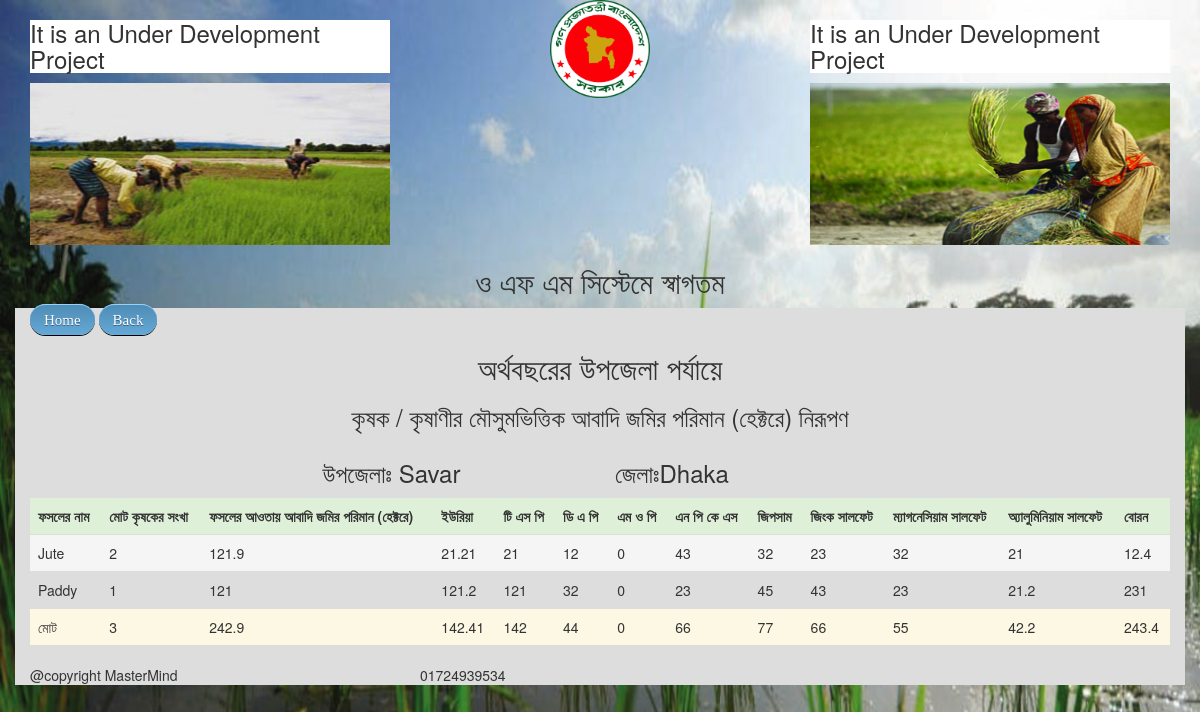
/sheet4_view.php (signed in), run on the app's committed database.
### tables this page shows
CREATE TABLE IF NOT EXISTS `subdistrict` (
  `id` int(13) NOT NULL AUTO_INCREMENT,
  `name` text NOT NULL,
  `dist_id` int(13) NOT NULL,
  PRIMARY KEY (`id`)
);

CREATE TABLE IF NOT EXISTS `district` (
  `id` int(13) NOT NULL AUTO_INCREMENT,
  `name` text NOT NULL,
  PRIMARY KEY (`id`)
);

CREATE TABLE IF NOT EXISTS `sheet3` (
  `id` int(13) NOT NULL AUTO_INCREMENT,
  `ecoyear` int(13) NOT NULL,
  `district` int(13) NOT NULL,
  `subdistrict` int(13) NOT NULL,
  `union_id` int(13) NOT NULL,
  `season` int(2) NOT NULL,
  `crop` int(13) NOT NULL,
  `farmers` int(13) NOT NULL,
  `land` double NOT NULL,
  `submitting_date` date NOT NULL,
  `aez` text NOT NULL,
  `boron` double NOT NULL,
  `alluminium_salfet` double NOT NULL,
  `magnesium_salfet` double NOT NULL,
  `zinc_salfet` double NOT NULL,
  `jipsam` double NOT NULL,
  `mpks` double NOT NULL,
  `mop` double NOT NULL,
  `dmp` double NOT NULL,
  `tsp` double NOT NULL,
  `uria` double NOT NULL,
  PRIMARY KEY (`id`)
);

CREATE TABLE IF NOT EXISTS `crop` (
  `id` int(13) NOT NULL AUTO_INCREMENT,
  `name` text NOT NULL,
  PRIMARY KEY (`id`)
);

### right_control.php (called while the page is built, shortened)
<?php
if (isset($_SESSION['id'])) {
    $id = $_SESSION['id'];
} else {
    $_SESSION['error_msg'] = "You Need to login first to use this application ";
    header("location:index.php");
}
?>

### report/sheet4_view.php (the view, shortened to what this page needs)
<?php
$query = mysql_query("SELECT * FROM user WHERE id= $id");
while ($row = mysql_fetch_array($query)) {
    $dist_id = $row['district'];
    $subdist_id = $row['subdistrict'];
}
$query = mysql_query("SELECT name FROM district WHERE id='" . $dist_id . "'");
if ($query) {
    $row = mysql_fetch_array($query);
    $district = $row['name'];
}
$query = mysql_query("SELECT name FROM subdistrict WHERE id='" . $subdist_id . "'");
if ($query) {
    $row = mysql_fetch_array($query);
    $subdistrict = $row['name'];
}
?>
<div class="row">
    <div class="col-md-12">
        <div class="center-align">
            <?php echo"<h2>" . $_SESSION['ecoyear'] . " অর্থবছরের উপজেলা পর্যায়ে </h2>" ?>
            <h3>কৃষক / কৃষাণীর মৌসুমভিত্তিক আবাদি জমির পরিমান (হেক্টরে) নিরূপণ</h3>
        </div>
    </div>
</div>
<div class="row">
    <div class="col-md-3">
    </div>
    <div class="col-md-3">
        <?php echo '<h3> উপজেলাঃ ' . $subdistrict . "</h3>"; ?>
    </div>
    <div class="col-md-3">
        <?php echo '<h3> জেলাঃ' . $district . "</h3>"; ?>
    </div>
    <div class="col-md-3">
    </div>
</div>
<div class="row">
    <div class="col-md-12">
        <table class="table table-responsive table-hover">
            <tr class="success">
                <th>ফসলের নাম</th>
                <th>মোট কৃষকের সংখা</th>
                <th>ফসলের আওতায় আবাদি জমির পরিমান (হেক্টরে)</th>
                <th>ইউরিয়া</th>
                <th>টি এস পি</th>
                <th>ডি এ পি</th>
                <th>এম ও পি</th>
                <th>এন পি কে এস</th>
                <th>জিপসাম</th>
                <th>জিংক সালফেট</th>
                <th>ম্যাগনেসিয়াম সালফেট</th>
                <th>অ্যালুমিনিয়াম সালফেট</th>
                <th>বোরন</th>
            </tr>
            <?php
            $rc = 0;
            $farmers = 0;
            $land = 0;
            $uria = 0;
            $tsp = 0;
            $dmp = 0;
            $mop = 0;
            $mpks = 0;
            $jipsam = 0;
            $zinc_salfet = 0;
            $magnesium_salfet = 0;
            $aluminum_salfet = 0;
            $boron = 0;
            $query = mysql_query("SELECT * FROM `sheet3`WHERE subdistrict ='" . $subdist_id . "'ORDER BY id");
            while ($row = mysql_fetch_array($query)) {
                if (($rc == 0) || ($rc % 2 == 0))
                    Echo"<tr class='active'>";
                else
                    Echo"<tr class='sucess'>";
                $crop = $row['crop'];
                $sql = mysql_query("SELECT * FROM `crop`WHERE id ='" . $crop . "'");
                $data = mysql_fetch_array($sql);
                Echo "<td>" . $data['name'] . "</td>";
                Echo "<td>" . $row['farmers'] . "</td>";
                Echo "<td>" . $row['land'] . "</td>";
                Echo "<td>" . $row['uria'] . "</td>";
                Echo "<td>" . $row['tsp'] . "</td>";
                Echo "<td>" . $row['dmp'] . "</td>";
                Echo "<td>" . $row['mop'] . "</td>";
                Echo "<td>" . $row['mpks'] . "</td>";
                Echo "<td>" . $row['jipsam'] . "</td>";
                Echo "<td>" . $row['zinc_salfet'] . "</td>";
                Echo "<td>" . $row['magnesium_salfet'] . "</td>";
                Echo "<td>" . $row['alluminium_salfet'] . "</td>";
                Echo "<td>" . $row['boron'] . "</td>";
                Echo"</tr>";
                $farmers +=$row['farmers'];
                $land += $row['land'];
                $uria += $row['uria'];
                $tsp += $row['tsp'];
                $dmp +=$row['dmp'];
                $mop += $row['mop'];
                $mpks += $row['mpks'];
                $jipsam += $row['jipsam'];
                $zinc_salfet += $row['zinc_salfet'];
                $magnesium_salfet += $row['magnesium_salfet'];
                $aluminum_salfet += $row['alluminium_salfet'];
                $boron += $row['boron'];
                $rc++;
            }
            Echo"<tr class='warning'>";
            Echo "<td>মোট</td> ";
            Echo "<td>" . $farmers . "</td> ";
            Echo "<td>" . $land . "</td> ";
            Echo "<td>" . $uria . "</td> ";
            Echo "<td>" . $tsp . "</td> ";
            Echo "<td>" . $dmp . "</td> ";
            Echo "<td>" . $mop . "</td> ";
            Echo "<td>" . $mpks . "</td> ";
            Echo "<td>" . $jipsam . "</td> ";
            Echo "<td>" . $zinc_salfet . "</td> ";
            Echo "<td>" . $magnesium_salfet . "</td> ";
            Echo "<td>" . $aluminum_salfet . "</td> ";
            Echo "<td>" . $boron . "</td> ";
            ?>
        </table>
    </div>
</div>

### css/custom.css (style rules this page uses)
body { background: url('../img/background.jpg')no-repeat; background-attachment: fixed; background-size: cover; }
.center-align { text-align: center; }

### data on the page
subdistrict: name "Savar"
district: name "Dhaka"
sheet3: crop.name "Jute", farmers "2", land "121.9", uria "21.21", tsp "21", dmp "12", mop "0", mpks "43", jipsam "32", zinc_salfet "23", magnesium_salfet "32", alluminium_salfet "21", boron "12.4"
sheet3: crop.name "Paddy", farmers "1", land "121", uria "121.2", tsp "121", dmp "32", mop "0", mpks "23", jipsam "45", zinc_salfet "43", magnesium_salfet "23", alluminium_salfet "21.2", boron "231"

### other printed values
$farmers "3"
$land "242.9"
$uria "142.41"
$tsp "142"
$dmp "44"
$mop "0"
$mpks "66"
$jipsam "77"
$zinc_salfet "66"
$magnesium_salfet "55"
$aluminum_salfet "42.2"
$boron "243.4"
